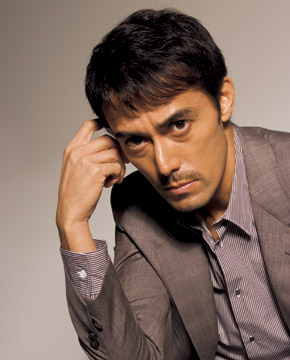
%> input picture hiroshi_master.jpg, 290 x 360 px
$ octave kadai6.m   (GNU Octave 9; MATLAB toolbox functions it lacks are replaced by stand-ins)
%> lines starting %> are read from the running program, lines starting %| are printed output that depends on the picture; in (x1, y1, x2, y2) boxes, pixels count from 0 and x2, y2 are one past the last pixel; in counts of white or black regions, pixels touching at a corner belong together; the program's own positions count from 1
% 課題６　画像の二値化
% 下記のプログラムを参考にして画像を二値化せよ．
% 下記はサンプルプログラムである．
% 課題作成にあたっては「Lenna」以外の画像を用いよ．

clear; % 変数のオールクリア
ORG=imread('hiroshi_master.jpg'); % 原画像の入力
%> ORG is the input picture: size 360x290x3 uint8; mean R, G, B 130.5, 108.5, 98
ORG = rgb2gray(ORG);
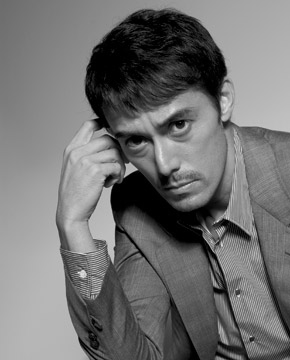
%> ORG: size 360x290 uint8; min 0, max 234, mean 113.9
imagesc(ORG); colormap(gray); colorbar; % 画像の表示
pause; % 一時停止


IMG = ORG>128; % 128による二値化
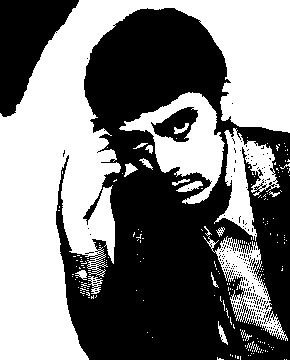
%> IMG: size 360x290 logical; 47.9% white; 206 white regions (187 under 20 px), largest, box (x1, y1, x2, y2) and area: (0, 0, 290, 360) 38714, (119, 92, 225, 204) 4531, (214, 128, 280, 241) 2873
imagesc(IMG); colormap(gray); colorbar; % 画像の表示
pause;

IMG = dither(ORG); % ディザ法による二値化
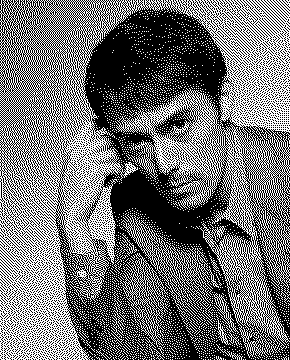
%> IMG: size 360x290 logical; 44.6% white in thin lines or dots
imagesc(IMG); colormap(gray); colorbar; % 画像の表示
